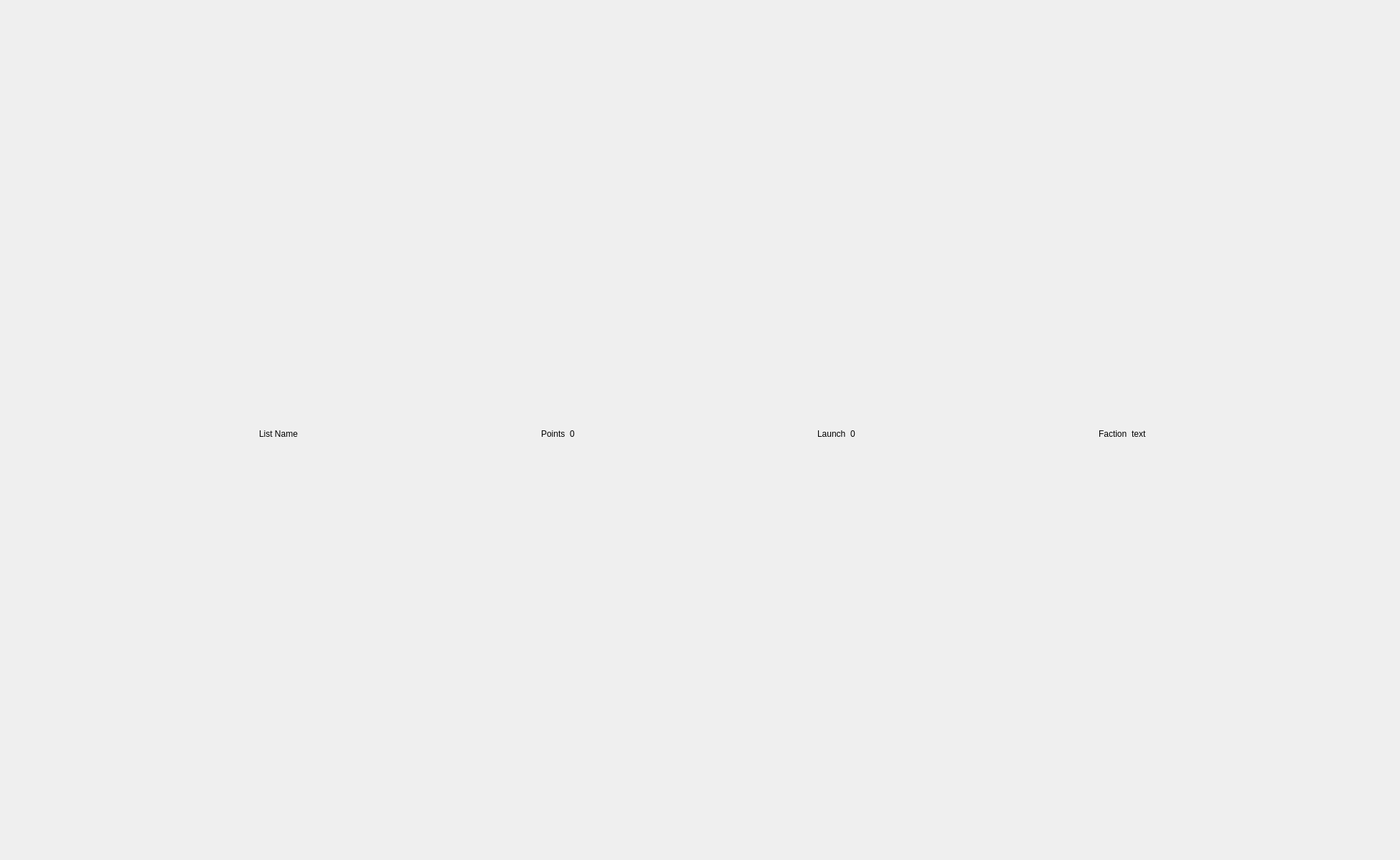
<?xml version="1.0" encoding="UTF-8"?>
<ui version="4.0">
 <class>QFP_ListDetail</class>
 <widget class="QDialog" name="QFP_ListDetail">
  <property name="geometry">
   <rect>
    <x>0</x>
    <y>0</y>
    <width>1951</width>
    <height>1199</height>
   </rect>
  </property>
  <property name="windowTitle">
   <string>Dialog</string>
  </property>
  <widget class="QWidget" name="verticalLayoutWidget">
   <property name="geometry">
    <rect>
     <x>29</x>
     <y>29</y>
     <width>1901</width>
     <height>1151</height>
    </rect>
   </property>
   <layout class="QVBoxLayout" name="verticalLayout">
    <item>
     <layout class="QHBoxLayout" name="horizontalLayout">
      <item>
       <spacer name="horizontalSpacer">
        <property name="orientation">
         <enum>Qt::Horizontal</enum>
        </property>
        <property name="sizeHint" stdset="0">
         <size>
          <width>40</width>
          <height>20</height>
         </size>
        </property>
       </spacer>
      </item>
      <item>
       <widget class="QLabel" name="label">
        <property name="text">
         <string>List Name</string>
        </property>
       </widget>
      </item>
      <item>
       <spacer name="horizontalSpacer_3">
        <property name="orientation">
         <enum>Qt::Horizontal</enum>
        </property>
        <property name="sizeHint" stdset="0">
         <size>
          <width>40</width>
          <height>20</height>
         </size>
        </property>
       </spacer>
      </item>
      <item>
       <widget class="QLabel" name="label_5">
        <property name="text">
         <string>Points</string>
        </property>
       </widget>
      </item>
      <item>
       <widget class="QLabel" name="label_3">
        <property name="text">
         <string>0</string>
        </property>
       </widget>
      </item>
      <item>
       <spacer name="horizontalSpacer_4">
        <property name="orientation">
         <enum>Qt::Horizontal</enum>
        </property>
        <property name="sizeHint" stdset="0">
         <size>
          <width>40</width>
          <height>20</height>
         </size>
        </property>
       </spacer>
      </item>
      <item>
       <widget class="QLabel" name="label_4">
        <property name="text">
         <string>Launch</string>
        </property>
       </widget>
      </item>
      <item>
       <widget class="QLabel" name="label_2">
        <property name="text">
         <string>0</string>
        </property>
       </widget>
      </item>
      <item>
       <spacer name="horizontalSpacer_5">
        <property name="orientation">
         <enum>Qt::Horizontal</enum>
        </property>
        <property name="sizeHint" stdset="0">
         <size>
          <width>40</width>
          <height>20</height>
         </size>
        </property>
       </spacer>
      </item>
      <item>
       <widget class="QLabel" name="label_6">
        <property name="text">
         <string>Faction</string>
        </property>
       </widget>
      </item>
      <item>
       <widget class="QLabel" name="label_7">
        <property name="text">
         <string>text</string>
        </property>
       </widget>
      </item>
      <item>
       <spacer name="horizontalSpacer_2">
        <property name="orientation">
         <enum>Qt::Horizontal</enum>
        </property>
        <property name="sizeHint" stdset="0">
         <size>
          <width>40</width>
          <height>20</height>
         </size>
        </property>
       </spacer>
      </item>
     </layout>
    </item>
    <item>
     <layout class="QVBoxLayout" name="shipViewLayout"/>
    </item>
   </layout>
  </widget>
 </widget>
 <resources/>
 <connections/>
</ui>
